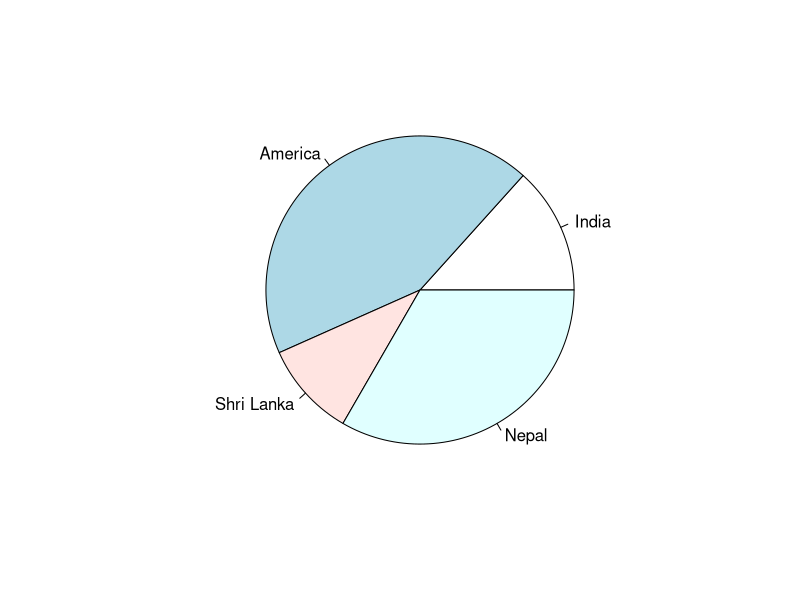

Write R code to recreate this figure.
X <- c(20, 65, 15, 50)
labels <- c("India", "America", "Shri Lanka", "Nepal")
png(file = "ab.png")
pie(X, labels)
dev.off()
